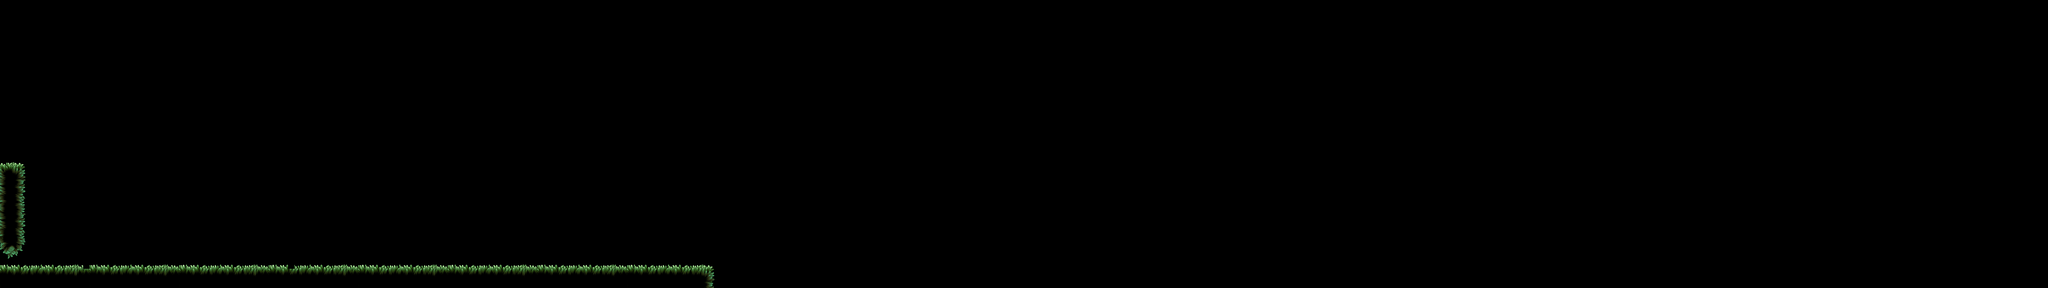

Rendered tile map (Tiled .tmx) drawn with the repository's tilesets; below, a short description and the map source with its tile grids summarised:
An orthogonal 320x45 tile map with 24x24 px tiles, 4 tile layers (bg, limit, boss, player) and 3 objects.

<map version="1.10" tiledversion="1.11.0" orientation="orthogonal" renderorder="right-down" width="320" height="45" tilewidth="24" tileheight="24" infinite="0" nextlayerid="7" nextobjectid="4">
 <tileset firstgid="1" name="sprites" tilewidth="24" tileheight="24" tilecount="7225" columns="85">
  <image source="sprites.png" width="2048" height="2048" />
 </tileset>
 <layer id="1" name="bg" width="320" height="45">
  <data>[14400 cells, 512 non-empty, 123 distinct tile ids]</data>
 </layer>
 <objectgroup id="2" name="wall">
  <object id="1" x="0" y="1007" width="2664.5" height="30" />
  <object id="3" x="2" y="623" width="78.5" height="313" />
 </objectgroup>
 <objectgroup id="3" name="endgate">
  <object id="2" x="1333" y="258" width="3" height="760" />
 </objectgroup>
 <layer id="4" name="limit" width="320" height="45">
  <data>[14400 cells, 2 non-empty, 1 distinct tile ids]</data>
 </layer>
 <layer id="5" name="boss" width="320" height="45">
  <data>[14400 cells, 1 non-empty, 1 distinct tile ids]</data>
 </layer>
 <layer id="6" name="player" width="320" height="45">
  <data>[14400 cells, 1 non-empty, 1 distinct tile ids]</data>
 </layer>
</map>
